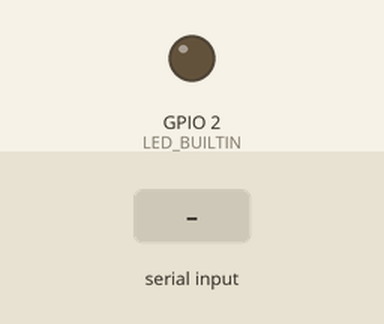
The sketch below on a simulated ESP8266 (NodeMCU). Shown: output pins drawn as LEDs (lit = HIGH, except the on-board LED, lit = LOW). Dashed ring = blinking. Inputs (shaded band) come from the test bench. WiFi joins after 1.5 s; servers stay silent unless stated; uploads are accepted with an empty reply.

Above: at 3.2 s.
3.3 s: "ENTER\n" received over Serial
At 3.87 s:
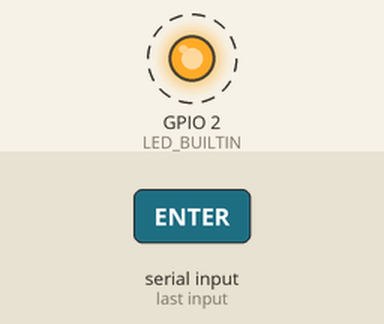
6.3 s: "EXIT\n" received over Serial
At 10.0 s:
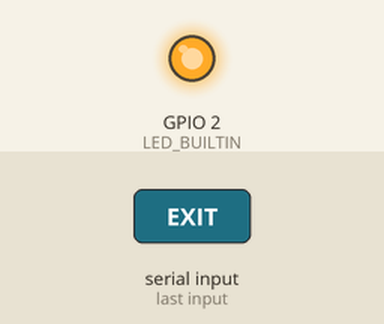
Timing chart, 0 to 11.5 s (numbered marks = the images above; inputs shaded):
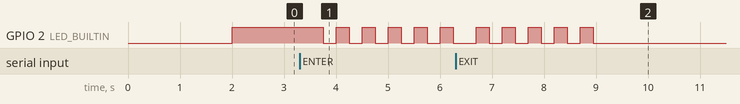

Measured:
- after the input at 3.3 s, GPIO 2 (LED_BUILTIN): alternates HIGH for 0.25 s and LOW for 0.25 s, starting after 0.45 s
- after the input at 6.3 s, GPIO 2 (LED_BUILTIN): alternates HIGH for 0.25 s and LOW for 0.25 s, 10 changes in all, then stays LOW, starting after 0.40 s

The sketch:

SmartParkES8266.ino
```cpp
/*
  In order to program ESP8266:
   -arduino RST-GND
   -ESP8266 IO0-GND
   -ESP8266->ARDUINO:
      -3.3v-3.3v
      -GND-GND
      -RX-RX
      -TX-TX
      -EN-3,3v
*/

#include <ESP8266WiFi.h>
#include <ESP8266HTTPClient.h>

const char* ssid = "S";
const char* password = "Hyperbeast11234";
const byte numChars = 32;
char receivedChars[numChars];

boolean newData = false;

void setup() {
  Serial.begin(9600);
  pinMode(LED_BUILTIN, OUTPUT);
  digitalWrite(LED_BUILTIN,LOW);
  WiFi.begin(ssid, password);
  while (WiFi.status() != WL_CONNECTED) {
    delay(1000);
  }
  digitalWrite(LED_BUILTIN,HIGH);
}


void sendData(String s) {
  for (int i = 0; i < s.length(); i++) {
    Serial.print(s[i]);
  }
  Serial.print('\n');
  newData = false;
}

void recvWithEndMarker() {
  static byte ndx = 0;
  char endMarker = '\n';
  char rc;

  while (Serial.available() > 0 && newData == false) {
    rc = Serial.read();
    if (rc != endMarker) {
      receivedChars[ndx] = rc;
      ndx++;
      if (ndx >= numChars) {
        ndx = numChars - 1;
      }
    }
    else {
      receivedChars[ndx] = '\0';
      ndx = 0;
      newData = true;
    }
  }
}

void loop() {
  if (WiFi.status() == WL_CONNECTED) {
    HTTPClient http;
//    for(int t=0;t<32;t++){
//      receivedChars[t]=-1;
//    }
    String request={};//ENTER A1
    String value={};
    recvWithEndMarker();
    if (newData == true) {
      String s(receivedChars);
      if (s.indexOf("ENTER") != -1) {
        request = String("ENTER");
      }
      else if (s.indexOf("EXIT") != -1) {
        request = String("EXIT");
      }
      int i = s.indexOf(' ');
      int k;
      if (i != -1) {
        char temp[5];
        for (int j = i + 1, k = 0; j < s.length(); j++, k++) {
          temp[k] = s[j];
        }
        value = String(temp);
      }

      String Query = "parkingSpotName=" + value;

      //debug
//            sendData(request);
//            Serial.println(request.length());
//            sendData(value);
//            Serial.println(value.length());

      //aici fac request-urile
      if (request.equals(String("ENTER"))) {
        http.begin("http://192.168.144.153:8080/enter");
        http.addHeader("Content-Type", "application/x-www-form-urlencoded");
        int httpCode = http.POST(Query);
        for (int k = 0; k < 6; k++) {
          digitalWrite(LED_BUILTIN, HIGH);   // Turn the LED on (Note that LOW is the voltage level
          delay(250);                      // Wait for a second
          digitalWrite(LED_BUILTIN, LOW);  // Turn the LED off by making the voltage HIGH
          delay(250);
        }
        if (httpCode > 0) {
          String payload = http.getString();
          sendData(payload);
        }
        http.end();
      }
      else if (request.equals(String("EXIT"))) {
        http.begin("http://192.168.144.153:8080/exit");
        http.addHeader("Content-Type", "application/x-www-form-urlencoded");
        int httpCode = http.POST(Query);
        for (int k = 0; k < 5; k++) {
          digitalWrite(LED_BUILTIN, HIGH);   // Turn the LED on (Note that LOW is the voltage level
          delay(250);                      // Wait for a second
          digitalWrite(LED_BUILTIN, LOW);  // Turn the LED off by making the voltage HIGH
          delay(250);
        }
        if (httpCode > 0) {
          String payload = http.getString();
          sendData(payload);
        }
        http.end();
      }
    }
  }
}
```
